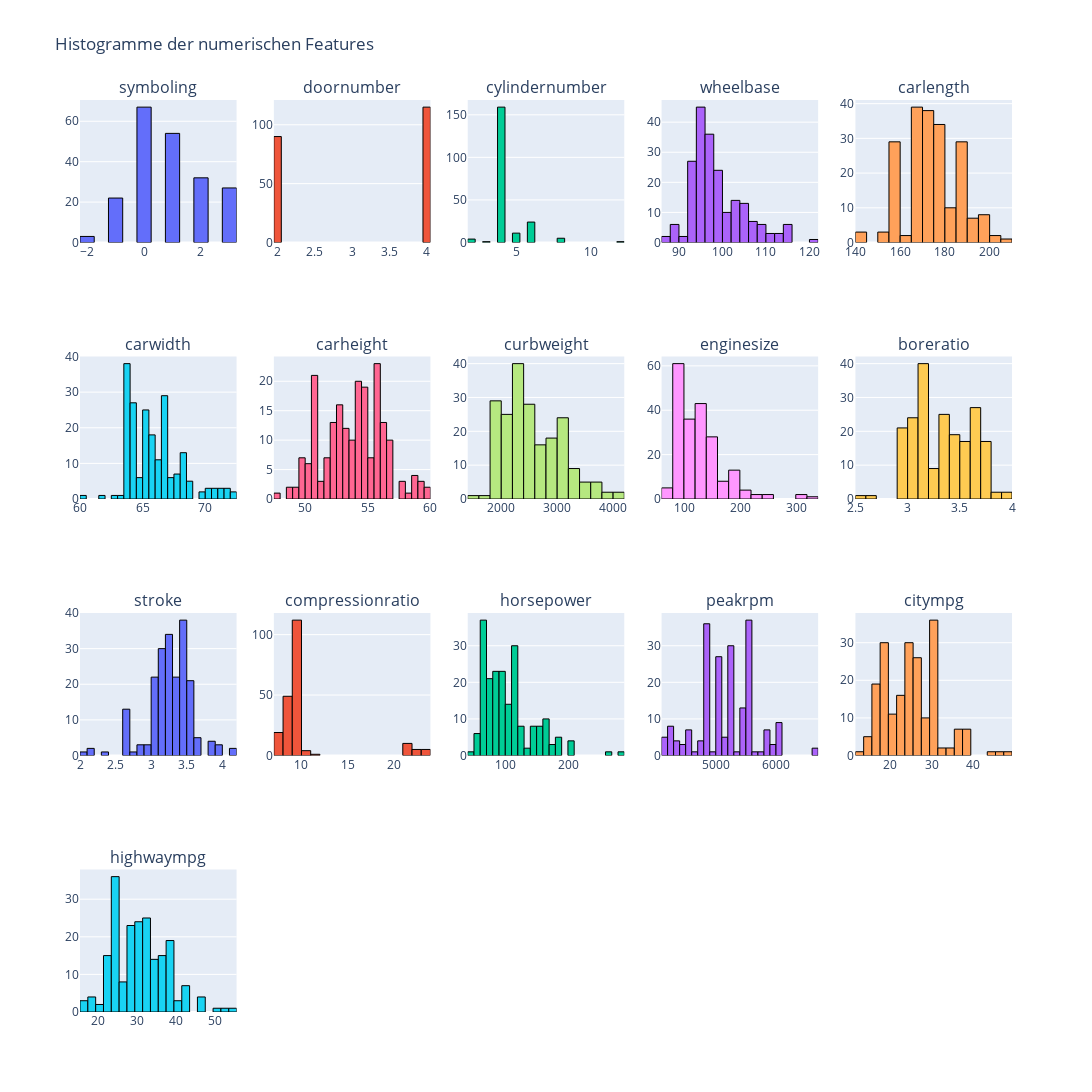

This figure's notebook cell:
### Code cell
# Feature engneering
numerical_columns = ['symboling','doornumber','cylindernumber','wheelbase', 'carlength', 'carwidth', 'carheight', 'curbweight',
                     'enginesize', 'boreratio', 'stroke', 'compressionratio', 'horsepower',
                     'peakrpm', 'citympg', 'highwaympg']

cols = 5
rows = int(np.ceil(len(numerical_columns) / cols))

fig = make_subplots(rows=rows, cols=cols, subplot_titles=numerical_columns)

for i, feature in enumerate(numerical_columns):
    row = i // cols + 1
    col = i % cols + 1

    fig.add_trace(
    go.Histogram(
        x=df[feature],
        nbinsx=25,
        name=feature,
        marker=dict(
            line=dict(
                color='black',  # Linienfarbe
                width=1         # Liniendicke
            )
        )
    ),
    row=row, col=col
    )


fig.update_layout(
    height=300 * rows,
    width=1400,
    title_text="Histogramme der numerischen Features",
    showlegend=False
)

fig.show()

### Figure 1 — Plotly figure (JSON) as saved in the notebook; plotly's stock layout.template omitted (floating-point values rounded to 4 significant figures; data arrays with more than 128 entries replaced by an {"elided": "..."} marker saying what was removed)
{"data": [{"marker": {"line": {"color": "black", "width": 1}}, "name": "symboling", "nbinsx": 25, "type": "histogram", "x": {"elided": "205 int values"}, "xaxis": "x", "yaxis": "y"}, {"marker": {"line": {"color": "black", "width": 1}}, "name": "doornumber", "nbinsx": 25, "type": "histogram", "x": {"elided": "205 int values"}, "xaxis": "x2", "yaxis": "y2"}, {"marker": {"line": {"color": "black", "width": 1}}, "name": "cylindernumber", "nbinsx": 25, "type": "histogram", "x": {"elided": "205 int values"}, "xaxis": "x3", "yaxis": "y3"}, {"marker": {"line": {"color": "black", "width": 1}}, "name": "wheelbase", "nbinsx": 25, "type": "histogram", "x": {"elided": "205 float values"}, "xaxis": "x4", "yaxis": "y4"}, {"marker": {"line": {"color": "black", "width": 1}}, "name": "carlength", "nbinsx": 25, "type": "histogram", "x": {"elided": "205 float values"}, "xaxis": "x5", "yaxis": "y5"}, {"marker": {"line": {"color": "black", "width": 1}}, "name": "carwidth", "nbinsx": 25, "type": "histogram", "x": {"elided": "205 float values"}, "xaxis": "x6", "yaxis": "y6"}, {"marker": {"line": {"color": "black", "width": 1}}, "name": "carheight", "nbinsx": 25, "type": "histogram", "x": {"elided": "205 float values"}, "xaxis": "x7", "yaxis": "y7"}, {"marker": {"line": {"color": "black", "width": 1}}, "name": "curbweight", "nbinsx": 25, "type": "histogram", "x": {"elided": "205 int values"}, "xaxis": "x8", "yaxis": "y8"}, {"marker": {"line": {"color": "black", "width": 1}}, "name": "enginesize", "nbinsx": 25, "type": "histogram", "x": {"elided": "205 int values"}, "xaxis": "x9", "yaxis": "y9"}, {"marker": {"line": {"color": "black", "width": 1}}, "name": "boreratio", "nbinsx": 25, "type": "histogram", "x": {"elided": "205 float values"}, "xaxis": "x10", "yaxis": "y10"}, {"marker": {"line": {"color": "black", "width": 1}}, "name": "stroke", "nbinsx": 25, "type": "histogram", "x": {"elided": "205 float values"}, "xaxis": "x11", "yaxis": "y11"}, {"marker": {"line": {"color": "black", "width": 1}}, "name": "compressionratio", "nbinsx": 25, "type": "histogram", "x": {"elided": "205 float values"}, "xaxis": "x12", "yaxis": "y12"}, {"marker": {"line": {"color": "black", "width": 1}}, "name": "horsepower", "nbinsx": 25, "type": "histogram", "x": {"elided": "205 int values"}, "xaxis": "x13", "yaxis": "y13"}, {"marker": {"line": {"color": "black", "width": 1}}, "name": "peakrpm", "nbinsx": 25, "type": "histogram", "x": {"elided": "205 int values"}, "xaxis": "x14", "yaxis": "y14"}, {"marker": {"line": {"color": "black", "width": 1}}, "name": "citympg", "nbinsx": 25, "type": "histogram", "x": {"elided": "205 int values"}, "xaxis": "x15", "yaxis": "y15"}, {"marker": {"line": {"color": "black", "width": 1}}, "name": "highwaympg", "nbinsx": 25, "type": "histogram", "x": {"elided": "205 int values"}, "xaxis": "x16", "yaxis": "y16"}], "layout": {"annotations": [{"font": {"size": 16}, "showarrow": false, "text": "symboling", "x": 0.084, "xanchor": "center", "xref": "paper", "y": 1, "yanchor": "bottom", "yref": "paper"}, {"font": {"size": 16}, "showarrow": false, "text": "doornumber", "x": 0.292, "xanchor": "center", "xref": "paper", "y": 1, "yanchor": "bottom", "yref": "paper"}, {"font": {"size": 16}, "showarrow": false, "text": "cylindernumber", "x": 0.5, "xanchor": "center", "xref": "paper", "y": 1, "yanchor": "bottom", "yref": "paper"}, {"font": {"size": 16}, "showarrow": false, "text": "wheelbase", "x": 0.708, "xanchor": "center", "xref": "paper", "y": 1, "yanchor": "bottom", "yref": "paper"}, {"font": {"size": 16}, "showarrow": false, "text": "carlength", "x": 0.916, "xanchor": "center", "xref": "paper", "y": 1, "yanchor": "bottom", "yref": "paper"}, {"font": {"size": 16}, "showarrow": false, "text": "carwidth", "x": 0.084, "xanchor": "center", "xref": "paper", "y": 0.7188, "yanchor": "bottom", "yref": "paper"}, {"font": {"size": 16}, "showarrow": false, "text": "carheight", "x": 0.292, "xanchor": "center", "xref": "paper", "y": 0.7188, "yanchor": "bottom", "yref": "paper"}, {"font": {"size": 16}, "showarrow": false, "text": "curbweight", "x": 0.5, "xanchor": "center", "xref": "paper", "y": 0.7188, "yanchor": "bottom", "yref": "paper"}, {"font": {"size": 16}, "showarrow": false, "text": "enginesize", "x": 0.708, "xanchor": "center", "xref": "paper", "y": 0.7188, "yanchor": "bottom", "yref": "paper"}, {"font": {"size": 16}, "showarrow": false, "text": "boreratio", "x": 0.916, "xanchor": "center", "xref": "paper", "y": 0.7188, "yanchor": "bottom", "yref": "paper"}, {"font": {"size": 16}, "showarrow": false, "text": "stroke", "x": 0.084, "xanchor": "center", "xref": "paper", "y": 0.4375, "yanchor": "bottom", "yref": "paper"}, {"font": {"size": 16}, "showarrow": false, "text": "compressionratio", "x": 0.292, "xanchor": "center", "xref": "paper", "y": 0.4375, "yanchor": "bottom", "yref": "paper"}, {"font": {"size": 16}, "showarrow": false, "text": "horsepower", "x": 0.5, "xanchor": "center", "xref": "paper", "y": 0.4375, "yanchor": "bottom", "yref": "paper"}, {"font": {"size": 16}, "showarrow": false, "text": "peakrpm", "x": 0.708, "xanchor": "center", "xref": "paper", "y": 0.4375, "yanchor": "bottom", "yref": "paper"}, {"font": {"size": 16}, "showarrow": false, "text": "citympg", "x": 0.916, "xanchor": "center", "xref": "paper", "y": 0.4375, "yanchor": "bottom", "yref": "paper"}, {"font": {"size": 16}, "showarrow": false, "text": "highwaympg", "x": 0.084, "xanchor": "center", "xref": "paper", "y": 0.1562, "yanchor": "bottom", "yref": "paper"}], "height": 1200, "showlegend": false, "title": {"text": "Histogramme der numerischen Features"}, "width": 1400, "xaxis": {"anchor": "y", "domain": [0, 0.168]}, "xaxis10": {"anchor": "y10", "domain": [0.832, 1]}, "xaxis11": {"anchor": "y11", "domain": [0, 0.168]}, "xaxis12": {"anchor": "y12", "domain": [0.208, 0.376]}, "xaxis13": {"anchor": "y13", "domain": [0.416, 0.584]}, "xaxis14": {"anchor": "y14", "domain": [0.624, 0.792]}, "xaxis15": {"anchor": "y15", "domain": [0.832, 1]}, "xaxis16": {"anchor": "y16", "domain": [0, 0.168]}, "xaxis17": {"anchor": "y17", "domain": [0.208, 0.376]}, "xaxis18": {"anchor": "y18", "domain": [0.416, 0.584]}, "xaxis19": {"anchor": "y19", "domain": [0.624, 0.792]}, "xaxis2": {"anchor": "y2", "domain": [0.208, 0.376]}, "xaxis20": {"anchor": "y20", "domain": [0.832, 1]}, "xaxis3": {"anchor": "y3", "domain": [0.416, 0.584]}, "xaxis4": {"anchor": "y4", "domain": [0.624, 0.792]}, "xaxis5": {"anchor": "y5", "domain": [0.832, 1]}, "xaxis6": {"anchor": "y6", "domain": [0, 0.168]}, "xaxis7": {"anchor": "y7", "domain": [0.208, 0.376]}, "xaxis8": {"anchor": "y8", "domain": [0.416, 0.584]}, "xaxis9": {"anchor": "y9", "domain": [0.624, 0.792]}, "yaxis": {"anchor": "x", "domain": [0.8438, 1]}, "yaxis10": {"anchor": "x10", "domain": [0.5625, 0.7188]}, "yaxis11": {"anchor": "x11", "domain": [0.2812, 0.4375]}, "yaxis12": {"anchor": "x12", "domain": [0.2812, 0.4375]}, "yaxis13": {"anchor": "x13", "domain": [0.2812, 0.4375]}, "yaxis14": {"anchor": "x14", "domain": [0.2812, 0.4375]}, "yaxis15": {"anchor": "x15", "domain": [0.2812, 0.4375]}, "yaxis16": {"anchor": "x16", "domain": [0, 0.1562]}, "yaxis17": {"anchor": "x17", "domain": [0, 0.1562]}, "yaxis18": {"anchor": "x18", "domain": [0, 0.1562]}, "yaxis19": {"anchor": "x19", "domain": [0, 0.1562]}, "yaxis2": {"anchor": "x2", "domain": [0.8438, 1]}, "yaxis20": {"anchor": "x20", "domain": [0, 0.1562]}, "yaxis3": {"anchor": "x3", "domain": [0.8438, 1]}, "yaxis4": {"anchor": "x4", "domain": [0.8438, 1]}, "yaxis5": {"anchor": "x5", "domain": [0.8438, 1]}, "yaxis6": {"anchor": "x6", "domain": [0.5625, 0.7188]}, "yaxis7": {"anchor": "x7", "domain": [0.5625, 0.7188]}, "yaxis8": {"anchor": "x8", "domain": [0.5625, 0.7188]}, "yaxis9": {"anchor": "x9", "domain": [0.5625, 0.7188]}}}
